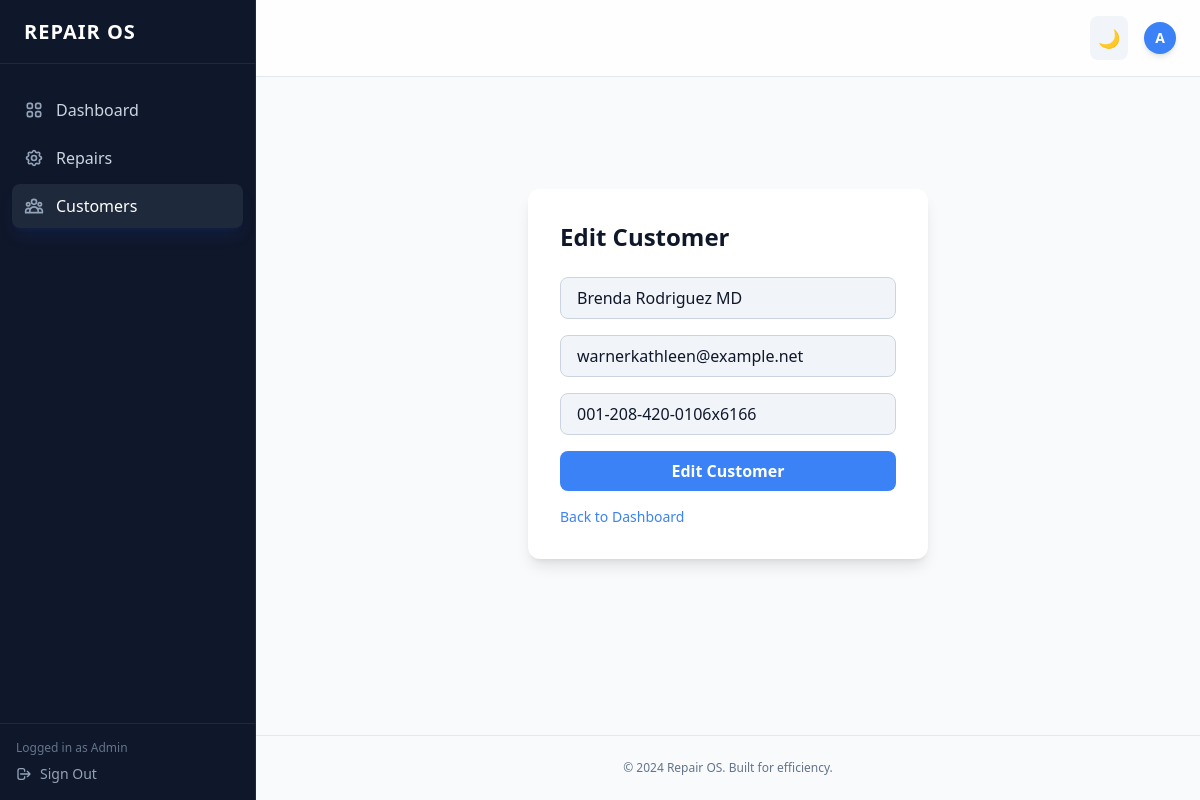
Screenshot of /customer/edit/1 (signed in) with the database file from the repository.
### app/models/customer.py (models this page shows)
class Customer(db.Model):
    id = db.Column(db.Integer, primary_key=True)
    name = db.Column(db.String(100), nullable=False)
    email = db.Column(db.String(120), unique=True, nullable=True)
    phone = db.Column(db.String(20), nullable=False)
    created_at = db.Column(db.DateTime, server_default=db.func.now())

### app/routes/customer.py (the view, shortened to what this page needs)
@customer_bp.route("/edit/<int:id>", methods=["GET", "POST"])
def edit_customer(id):
    if "user_id" not in session:
        return redirect(url_for("auth.login"))
    customer = Customer.query.get_or_404(id)
    return render_template("customers/form.html", action="Edit", customer=customer)

### app/templates/customers/form.html
{% extends "base.html" %}
{% block content %}
<section class="max-w-md mx-auto px-6 py-20">
    <div class="bg-white dark:bg-slate-900 shadow-lg rounded-xl p-8 transition-colors duration-300">
        <h2 class="text-2xl font-bold text-slate-900 dark:text-slate-100 mb-6">
            {{ action }} Customer
        </h2>
        <form method="post" class="space-y-4">
            <input name="name" placeholder="Name" required
                   value="{{ customer.name if customer else '' }}"
                   class="w-full px-4 py-2 rounded-lg border border-slate-300 dark:border-slate-700
                          bg-slate-100 dark:bg-slate-800 text-slate-900 dark:text-slate-100
                          focus:outline-none focus:ring-2 focus:ring-blue-400 transition-colors duration-200">
            <input name="email" placeholder="Email" type="email"
                   value="{{ customer.email if customer else '' }}"
                   class="w-full px-4 py-2 rounded-lg border border-slate-300 dark:border-slate-700
                          bg-slate-100 dark:bg-slate-800 text-slate-900 dark:text-slate-100
                          focus:outline-none focus:ring-2 focus:ring-blue-400 transition-colors duration-200">
            <input name="phone" placeholder="Phone"
                   value="{{ customer.phone if customer else '' }}"
                   class="w-full px-4 py-2 rounded-lg border border-slate-300 dark:border-slate-700
                          bg-slate-100 dark:bg-slate-800 text-slate-900 dark:text-slate-100
                          focus:outline-none focus:ring-2 focus:ring-blue-400 transition-colors duration-200">
            <button class="w-full bg-blue-500 hover:bg-blue-600 dark:bg-blue-600 dark:hover:bg-blue-500
                           text-white font-semibold py-2 rounded-lg transition-colors duration-200">
                {{ action }} Customer
            </button>
        </form>
        <p class="mt-4 text-sm text-slate-600 dark:text-slate-400">
            <a href="{{ url_for('main.dashboard') }}" class="text-blue-500 dark:text-blue-400 hover:underline">
                Back to Dashboard
            </a>
        </p>
    </div>
</section>
{% endblock %}

### rows the page displays
Customer: name "Brenda Rodriguez MD", email "warnerkathleen@example.net", phone "001-208-420-0106x6166"

### other values shown
{{ action }} "Edit"
